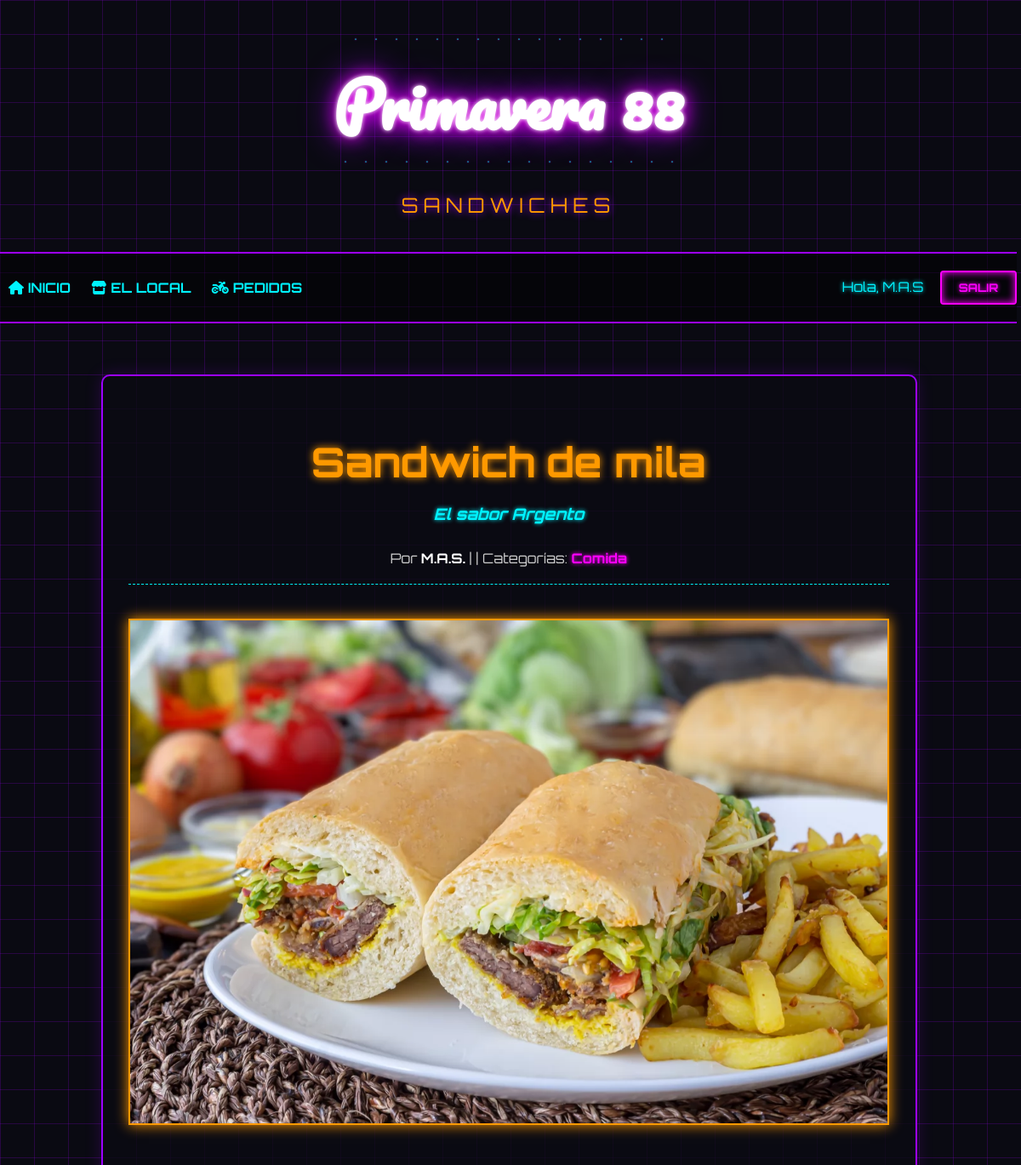
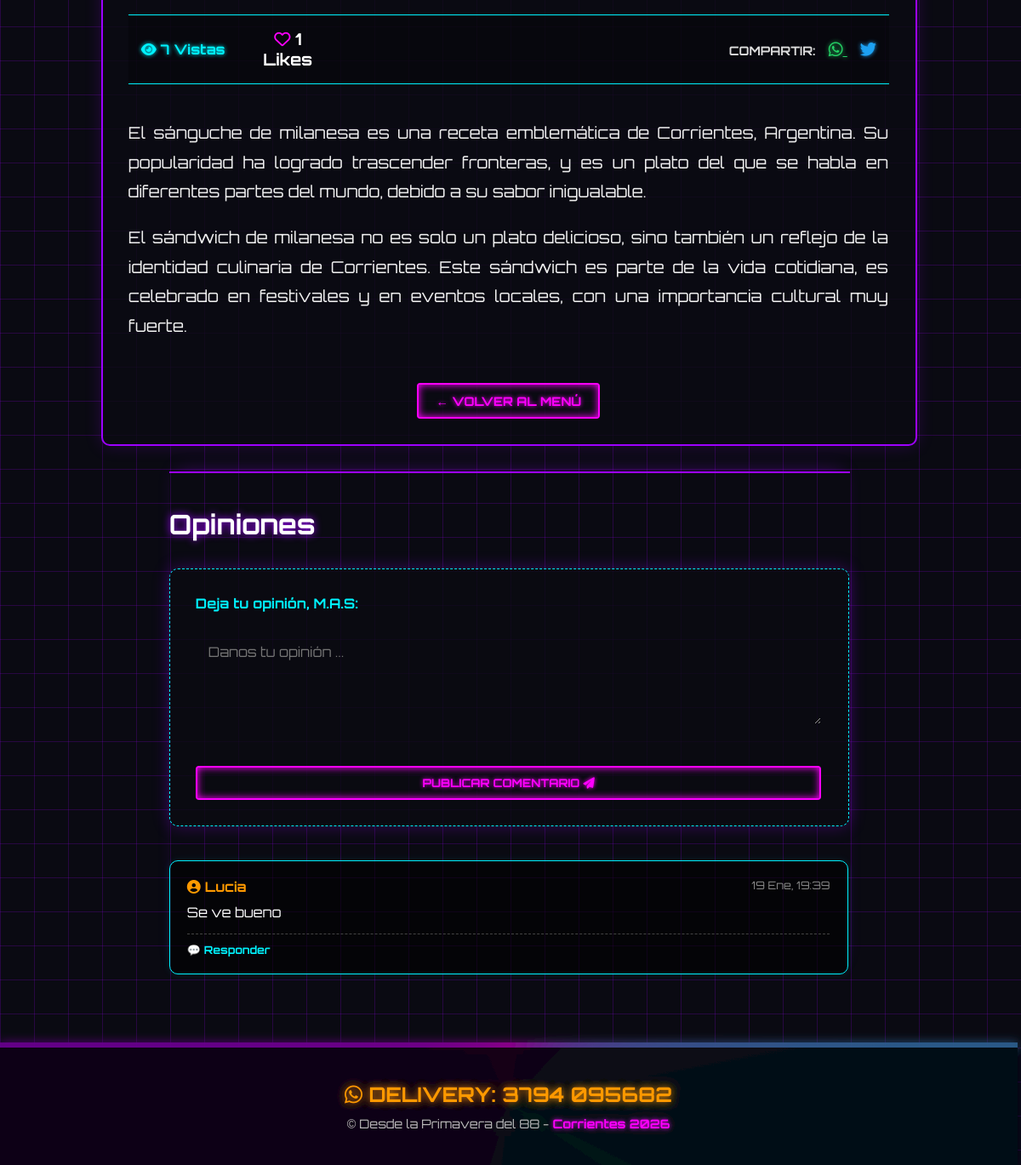
Screenshot of /articulo/1/ (signed in) with the database file from the repository (2 pictures, top to bottom).
### blogInfo/models.py (models this page shows, shortened)
class Post(models.Model):
    autor_post = models.ForeignKey("Autor", on_delete=models.CASCADE)
    titulo = models.CharField(max_length=200)
    subtitulo = models.CharField(max_length=300, blank=True, null=True, verbose_name="Subtítulo")
    imagen = models.ImageField(upload_to='blog_images/', blank=True, null=True, verbose_name="Imagen de Portada")
    contenido = models.TextField()
    fecha_creacion = models.DateTimeField(default=timezone.now)
    fecha_actualizacion = models.DateTimeField(auto_now=True)
    fecha_publicacion = models.DateTimeField(blank=True, null=True)
    categorias = models.ManyToManyField("Categoria", related_name="posts", blank=True)
    vistas = models.PositiveIntegerField(default=0)
    likes = models.ManyToManyField(User, related_name='blog_posts_likes', blank=True)
    def total_likes(self):
        return self.likes.count()
    class Meta:
        ordering = ['-fecha_publicacion']

class Autor(models.Model):
    id_autor = models.BigAutoField(primary_key=True)
    user = models.OneToOneField(User, on_delete=models.CASCADE)
    nombre = models.CharField(max_length=200)
    email = models.EmailField(unique=True)
    biografia = models.TextField(blank=True, null=True)
    facebook = models.URLField(blank=True, null=True)
    twitter = models.URLField(blank=True, null=True)
    instagram = models.URLField(blank=True, null=True)

class Categoria(models.Model):
    nombre = models.CharField(max_length=100)
    class Meta:
        verbose_name_plural = "Categorías" #aparece en español "Categorías" en el admin

class Comentario(models.Model):
    usuario = models.ForeignKey(User, on_delete=models.CASCADE, related_name="comentarios")
    autor_comentario = models.CharField(max_length=200)
    contenido_comentario = models.TextField()
    fecha_creacion = models.DateTimeField(default=timezone.now)
    post = models.ForeignKey(Post, on_delete=models.CASCADE, related_name="comentarios")
    comentario_padre = models.ForeignKey(
        "self", on_delete=models.CASCADE, null=True, blank=True, related_name="respuestas"
    )
    class Meta:
        ordering = ['fecha_creacion']

### blogInfo/views.py (the view)
# urls.py: path('articulo/<int:pk>/', views.post_detail, name='post_detail'),
def post_detail(request, pk):
    post = get_object_or_404(Post, pk=pk)
    session_key = f'visto_post_{post.pk}'
    if not request.session.get(session_key, False):
        post.vistas += 1  # Incrementa el contador de visitas
        post.save()
        request.session[session_key] = True
    esta_likeado = False
    if post.likes.filter(id=request.user.id).exists():
        esta_likeado = True
    comentarios = post.comentarios.filter(comentario_padre=None).order_by('-fecha_creacion')
    if request.method == 'POST':
        if request.user.is_authenticated:
            form= ComentarioForm(request.POST)
            if form.is_valid():
                comentario = form.save(commit=False)
                comentario.post = post
                comentario.usuario = request.user
                comentario.save()
                return redirect('post_detail', pk=post.pk)
            else:
                return redirect('post_detail', pk=post.pk)
        else:
            return redirect('login')
    else:
        form = ComentarioForm()
    return render(request, 'blogInfo/post_detail.html', {
        'post': post,
        'comentarios': comentarios,
        'form': form,
        'esta_likeado': esta_likeado
        })

### blogInfo/forms.py
class ComentarioForm(forms.ModelForm):
    class Meta:
        model = Comentario
        fields = ['contenido_comentario']
        widgets = {
            'contenido_comentario': forms.Textarea(attrs={
                'class': 'comment-box',
                'rows': 4,
                'placeholder': 'Danos tu opinión ...',
                'style': 'width: 100%; padding: 15px; border: 2px solid var(--ink-muted); '
                'background: transparent; '
                'font-family: var(--font-body); '
                'font-size: 1rem;'
            }),
        }
        labels = {
            'contenido_comentario': ''
        }

### blogInfo/templates/blogInfo/post_detail.html (shortened to what this page needs)
{% extends 'base.html' %}
{% block content %}
<article class="post-card" style="border: 2px solid var(--neon-purple); box-shadow: 0 0 20px rgba(157, 0, 255, 0.2);">
    <h1 class="post-title" style="font-size: 3rem; text-align: center; margin-bottom: 10px; color: var(--neon-orange); text-shadow: 0 0 10px var(--neon-orange);">
        {{ post.titulo }}
    </h1>
    {% if post.subtitulo %}
        <h3 style="text-align: center; font-style: italic; color: var(--neon-blue); margin-bottom: 30px; font-family: var(--font-tech); text-shadow: 0 0 5px var(--neon-blue);">
            {{ post.subtitulo }}
        </h3>
    {% endif %}
    <div class="post-meta" style="text-align: center; margin-bottom: 40px; border-bottom: 1px dashed var(--neon-blue); padding-bottom: 20px; color: #ccc;">
        Por <strong style="color: #fff;">{{ post.autor_post.nombre }}</strong> | {{ post.fecha_publicacion|date:"d F Y" }}
        | Categorías:
        {% for cat in post.categorias.all %}
            <a href="{% url 'categoria_posts' cat.id %}" style="color: var(--neon-pink); font-weight: bold; text-decoration: none; text-shadow: 0 0 5px var(--neon-pink);">
                {{ cat.nombre }}
            </a>{% if not forloop.last %}, {% endif %}
        {% endfor %}
    </div>
    {% if post.imagen %}
        <img src="{{ post.imagen.url }}" class="post-image" style="height: auto; max-height: 600px; border-color: var(--neon-orange);" alt="{{ post.titulo }}">
    {% endif %}
    <div style="margin: 40px 0; padding: 15px; border-top: 1px solid var(--neon-blue); border-bottom: 1px solid var(--neon-blue); display: flex; justify-content: space-between; align-items: center; background: rgba(0,0,0,0.3);">
        <div style="display: flex; gap: 20px; align-items: center;">
            <span style="color: var(--neon-blue); font-weight: bold; text-shadow: 0 0 5px var(--neon-blue);">
                <i class="fas fa-eye"></i> {{ post.vistas }} Vistas
            </span>
            <form action="{% url 'dar_like' post.pk %}" method="POST" style="display: inline;">
                <button type="submit" style="background: none; border: none; cursor: pointer; font-size: 1.2rem;">
                    {% if esta_likeado %}
                        <i class="fas fa-heart" style="color: #ff0055; text-shadow: 0 0 10px #ff0055;"></i>
                    {% else %}
                        <i class="far fa-heart" style="color: var(--neon-pink);"></i>
                    {% endif %}
                    <span style="font-family: var(--font-tech); font-weight: bold; color: #fff;">
                        {{ post.total_likes }} Likes
                    </span>
                </button>
            </form>
        </div>
        <div style="font-size: 1.2rem;">
            <span style="margin-right: 10px; font-weight: bold; font-size: 0.9rem; color: #ddd;">COMPARTIR:</span>
            <a href="https://api.whatsapp.com/send?text=Mira este sándwich: {{ request.build_absolute_uri }}" target="_blank" style="color: #25D366; margin-right: 15px; text-shadow: 0 0 5px #25D366;">
                <i class="fab fa-whatsapp"></i>
            </a>
            <a href="https://twitter.com/intent/tweet?text={{ post.titulo }}&url={{ request.build_absolute_uri }}" target="_blank" style="color: #1DA1F2; text-shadow: 0 0 5px #1DA1F2;">
                <i class="fab fa-twitter"></i>
            </a>
        </div>
    </div>
    <div class="post-content" style="font-size: 1.2rem; text-align: justify; color: #eee; line-height: 1.8;">
        {{ post.contenido|linebreaks }}
    </div>
    <div style="margin-top: 50px; text-align: center;">
        <a href="{% url 'home' %}" class="btn-neon" style="font-size: 0.9rem;">&larr; VOLVER AL MENÚ</a>
    </div>
</article>
<section style="max-width: 800px; margin: 0 auto 60px auto; padding-top: 40px; border-top: 2px solid var(--neon-purple); box-shadow: 0 -10px 20px -10px rgba(157, 0, 255, 0.3);">
    <h3 class="main-title" style="font-size: 2rem; margin-top: 0; border-bottom: none; text-shadow: 0 0 10px var(--neon-purple);">
        Opiniones
    </h3>
    {% if user.is_authenticated %}
        <div class="form-container" style="padding: 30px; border: 1px dashed var(--neon-blue); margin-bottom: 40px;">
            <h4 style="margin-top: 0; font-family: var(--font-tech); color: var(--neon-blue);">
                Deja tu opinión, {{ user.username }}:
            </h4>
            <form method="post">
                <div style="margin-bottom: 15px;">
                    {{ form.contenido_comentario }}
                    </div>
                <button type="submit" class="btn-neon" style="margin-top: 10px; width: 100%;">
                    PUBLICAR COMENTARIO <i class="fas fa-paper-plane"></i>
                </button>
            </form>
        </div>
    {% endif %}
    <div class="comments-list">
        {% for comentario in comentarios %}
            <div style="margin-bottom: 20px; padding: 20px; border: 1px solid var(--neon-blue); background-color: rgba(0,0,0,0.6); border-radius: 10px; box-shadow: 0 0 10px rgba(0, 243, 255, 0.1);">
                <div style="font-family: var(--font-tech); font-weight: bold; font-size: 1rem; color: var(--neon-orange); margin-bottom: 10px; display: flex; justify-content: space-between;">
                    <span><i class="fas fa-user-circle"></i> {{ comentario.usuario.username }}</span>
                    <span style="font-weight: normal; color: #888; font-size: 0.8rem;">
                        {{ comentario.fecha_creacion|date:"d M, H:i" }}
                    </span>
                </div>
                <p style="margin: 5px 0 15px 0; font-size: 1rem; color: #fff;">
                    {{ comentario.contenido_comentario }}
                </p>
                <div style="font-size: 0.8rem; border-top: 1px dashed #444; padding-top: 10px;">
                    {% if user.is_authenticated %}
                        <a href="{% url 'responder_comentario' comentario.pk %}" style="color: var(--neon-blue); font-weight: bold; margin-right: 15px; text-decoration: none;">
                            💬 Responder
                        </a>
                    {% endif %}
                </div>
            </div>
        {% empty %}
            <p style="text-align: center; font-style: italic; color: #888;">
                Sé el primero en comentar.
            </p>
        {% endfor %}
    </div>
</section>
{% endblock %}

### templates/base.html (shortened to what this page needs)
{% load static %}
<!DOCTYPE html>
<html lang="es">
<head>
    <link rel="stylesheet" href="https://cdnjs.cloudflare.com/ajax/libs/font-awesome/6.5.0/css/all.min.css">
    <link rel="stylesheet" href="{% static 'css/styles.css' %}?v=6.0">
</head>
<body>
    <header>
        <div class="title-loader-wrapper">
            <div class="loader small loader-top">
            </div>
            <h1 class="main-title">Primavera 88</h1>
            <div class="loader small loader-bottom reverse">
            </div>
        </div>
        <div class="brand-subtitle">
            <span style="color: var(--neon-yellow); text-shadow: 0 0 10px var(--neon-purple);">SANDWICHES</span>
        </div>
        <nav>
            <div class="nav-main">
                <a href="{% url 'home' %}" class="nav-link"><i class="fas fa-home"></i> Inicio</a>
                <a href="{% url 'about' %}" class="nav-link"><i class="fas fa-store"></i> El Local</a>
                <a href="{% url 'contact' %}" class="nav-link"><i class="fas fa-motorcycle"></i> Pedidos</a>
            </div>
            <div class="nav-user">
                {% if user.is_authenticated %}
                    <span style="color: var(--neon-blue); margin-right: 15px; font-family: var(--font-tech); text-shadow: 0 0 5px var(--neon-blue);">
                        Hola, {{ user.username }}
                    </span>
                    <form action="{% url 'logout' %}" method="post" style="display: inline;">
                        <button type="submit" class="btn-neon">
                            Salir
                        </button>
                    </form>
                {% else %}
                    <a href="{% url 'login' %}" class="nav-link">Ingresar</a>
                    <a href="{% url 'registro' %}" class="btn-neon">Registrarse</a>
                {% endif %}
            </div>
        </nav>
    </header>
    <div class="container">
        {% block content %}
        {% endblock %}
    </div>
    {% include 'partials/footer.html' %}
</body>
</html>

### static/css/styles.css (style rules this page uses)
:root { --bg-dark: #0a0a12; --neon-pink: #ff00ff; --neon-purple: #9d00ff; --neon-orange: #ff9900; --neon-blue: #00f3ff; --font-neon-script: 'Pacifico', cursive; --font-tech: 'Orbitron', sans-serif; }
* { box-sizing: border-box; max-width: 99.9%; }
body { background-color: var(--bg-dark); background-image: linear-gradient(rgba(157, 0, 255, 0.2) 1px, transparent 1px), linear-gradient(90deg, rgba(157, 0, 255, 0.2) 1px, transparent 1px); background-size: 40px 40px; color: #fff; font-family: var(--font-tech); margin: 0; min-height: 100vh; display: flex; flex-direction: column; overflow-x: hidden; }
.container { max-width: 1000px; margin: 0 auto; padding: 20px; width: 95%; flex: 1; }
h1.main-title { font-family: var(--font-neon-script); font-size: 4.5rem; text-align: center; margin: 30px 0 10px 0; color: #fff; line-height: 1.2; text-shadow: 0 0 5px #fff, 0 0 20px var(--neon-pink), 0 0 40px var(--neon-purple); animation: flicker 2s infinite alternate; }
.brand-subtitle { text-align: center; font-family: var(--font-tech); text-transform: uppercase; letter-spacing: 6px; font-size: 1.5rem; color: var(--neon-orange); margin-bottom: 40px; text-shadow: 0 0 10px var(--neon-orange); }
nav { display: flex; justify-content: space-between; align-items: center; padding: 20px 0; border-top: 2px solid var(--neon-purple); border-bottom: 2px solid var(--neon-purple); background: rgba(0, 0, 0, 0.5); margin-bottom: 40px; flex-wrap: wrap; }
.nav-link { text-decoration: none; color: var(--neon-blue); font-family: var(--font-tech); text-transform: uppercase; font-weight: 700; margin: 0 10px; transition: all 0.3s; display: inline-block; }
.btn-neon { background: transparent; border: 2px solid var(--neon-pink); color: var(--neon-pink); padding: 10px 20px; font-family: var(--font-tech); font-weight: bold; text-transform: uppercase; cursor: pointer; transition: all 0.3s; box-shadow: 0 0 10px var(--neon-pink) inset; text-shadow: 0 0 5px var(--neon-pink); border-radius: 4px; text-decoration: none; display: inline-block; text-align: center; }
.post-card, .form-container { background: rgba(10, 10, 18, 0.8); border: 2px solid var(--neon-purple); padding: 30px; margin-bottom: 30px; box-shadow: 0 0 20px rgba(157, 0, 255, 0.3); border-radius: 10px; overflow: hidden; }
.post-image { width: 100%; height: auto; max-height: 400px; object-fit: cover; border: 2px solid var(--neon-orange); box-shadow: 0 0 15px var(--neon-orange); margin-bottom: 20px; }
input, textarea, select { background: rgba(0, 0, 0, 0.5); border: 2px solid var(--neon-blue); color: #fff; padding: 15px; font-family: var(--font-tech); width: 100%; box-sizing: border-box; margin-bottom: 20px; border-radius: 5px; }
.title-loader-wrapper { display: flex; flex-direction: column; align-items: center; margin-top: 30px; margin-bottom: 20px; }
.loader.small { display: flex; justify-content: center; }
.loader-top { margin-bottom: -12px; }
.loader-bottom { margin-top: -2px; }
:root { --b: 6px; }

### rows the page displays
Post: titulo "Sandwich de mila", subtitulo "El sabor Argento", autor_post.nombre "M.A.S.", imagen (picture), vistas "7", total_likes "1", contenido "El sánguche de milanesa es una receta emblemática de Corrientes, Argentina. Su popularidad ha logrado trascender fronteras, y es un plato del que se habla en diferentes partes del mundo, debido a su sabor inigualable. El sándwich de milanesa no es solo un plato delicioso, sino también un reflejo de la identidad culinaria de Corrientes. Este sándwich es parte de la vida cotidiana, es celebrado en festivales y en eventos locales, con una importancia cultural muy fuerte."
Categoria: nombre "Comida"
Comentario: usuario.username "Lucia", fecha_creacion "19 Ene, 19:39", contenido_comentario "Se ve bueno"

### other values shown
{{ user.username }} "M.A.S"
